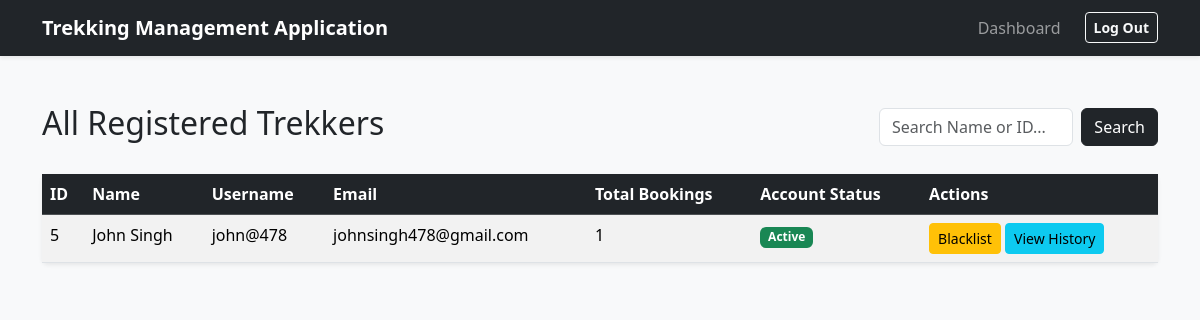
The page /admin/trekkers (signed in) on the database its author committed.
### app/models.py (models this page shows)
class User(db.Model):
    __tablename__ = "users"
    id = db.Column(db.Integer, primary_key=True)
    username = db.Column(db.String(80), unique=True, nullable=False)
    email_id = db.Column(db.String(120), nullable=False)
    password_hash = db.Column(db.String(256), unique=True, nullable=False)
    name = db.Column(db.String(80), nullable=False)
    role = db.Column(db.String(20), nullable=False)
    is_blacklisted = db.Column(db.Boolean, default=False)
    staff_profile = db.relationship('StaffProfile', backref='user', uselist=False, cascade='all, delete-orphan') # userlist =False strictly enforces a 1-to-1 relatiosnhip b/w users and staff_profiles table
    bookings = db.relationship('Booking', backref='trekker', lazy=True) # lazy=True Parameter is used tell SQLAlchemy that until i specifically state a python code like user.bookings do not run SQL Query

### app/routes/admin.py (the view)
@admin_bp.route('/trekkers')
def manage_trekkers():
    search_term = request.args.get('search')
    query = models.User.query.filter_by(role='Trekker')
    if search_term:
        if search_term.isdigit():
            query = query.filter(models.User.id == int(search_term))
        else:
            query = query.filter(models.User.name.ilike(f"%{search_term}%"))
    trekkers_list = query.all() # If there is no search term we give all the Trekkers to admin
    return render_template('/admin/trekkers/manage_trekkers.html', all_trekkers=trekkers_list)

### app/routes/admin.py (called while the page is built)
@admin_bp.before_request
def admin_access():
    if 'user_id' not in session:
        flash("Access denied. Please login first")
        return redirect(url_for('auth.login'))
    if session.get('role') != 'Admin':
        flash("Not an Administrator")
        return redirect(url_for('auth.login'))

### app/templates/admin/trekkers/manage_trekkers.html (shortened to what this page needs)
{% extends "base.html" %}
{% block content %}
    <div class="d-flex justify-content-between align-items-center mb-4">
        <h2>All Registered Trekkers</h2>
        <form action="{{ url_for('admin.manage_trekkers') }}" method="GET" class="d-flex w-25">
            <input type="text" name="search" class="form-control me-2" placeholder="Search Name or ID..." value="{{ request.args.get('search', '') }}">
            <button type="submit" class="btn btn-dark">Search</button>
        </form>
    </div>
    <table class="table table-striped table-hover shadow-sm bg-white rounded">
        <thead class="table-dark">
            <tr>
                <th>ID</th>
                <th>Name</th>
                <th>Username</th>
                <th>Email</th>
                <th>Total Bookings</th>
                <th>Account Status</th>
                <th>Actions</th>
            </tr>
        </thead>
        <tbody>
            {% for trekker in all_trekkers %}
            <tr>
                <td>{{ trekker.id }}</td>
                <td>{{ trekker.name }}</td>
                <td>{{ trekker.username }}</td>
                <td>{{ trekker.email_id }}</td>
                <td>{{ trekker.bookings | length }}</td>
                <td>
                    {% if trekker.is_blacklisted %}
                        <span class="badge bg-danger">Blacklisted</span>
                    {% else %}
                        <span class="badge bg-success">Active</span>
                    {% endif %}
                </td>
                <td>
                    <form action="{{ url_for('admin.toggle_trekker_status', trekker_id=trekker.id) }}" method="POST" class="d-inline">
                        <button type="submit" class="btn btn-sm btn-warning">
                            {% if trekker.is_blacklisted %}
                                Unblacklist
                            {% else %}
                                Blacklist
                            {% endif %}
                        </button>
                    </form>
                    <a href="{{ url_for('admin.view_trekker_history', trekker_id=trekker.id) }}" class="btn btn-sm btn-info">View History</a>
                </td>
            </tr>
            {% else %}
            <tr>
                <td colspan="7" class="text-center text-muted py-4"> Currently no Trekkers exist.</td>
            </tr>
            {% endfor %}
        </tbody>
    </table>
{% endblock %}

### rows shown on the page
User: id "5", name "John Singh", username "john@478", email_id "johnsingh478@gmail.com", bookings|length "1", is_blacklisted "Active"
